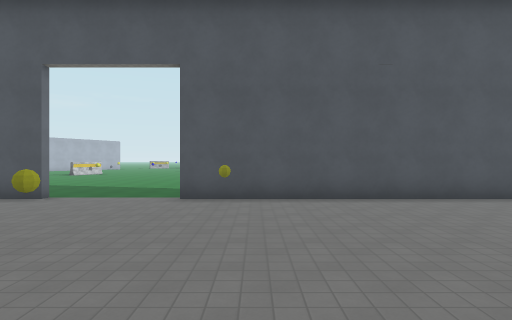
View 1 (above)

12 first-person views from a walk through a level from a Godot 3-D game. The camera is 1.2 m above the floor, looks level and sees 80° across. The floor is counted in squares, 2 m on a side. Each view is taken from the middle of a square. On the plan, view 1 faces up. The plan holds only what a view shows up to about 9 squares ahead; the rest is blank. The place goes on beyond the plan. Some surface patterns are stand-ins.

View 2
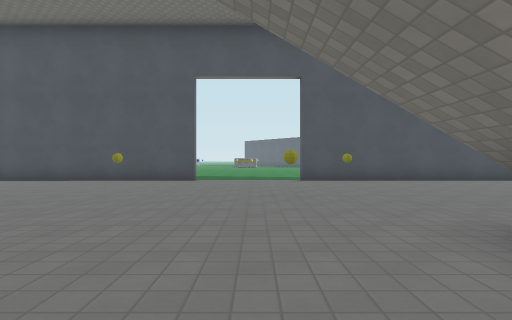

View 3
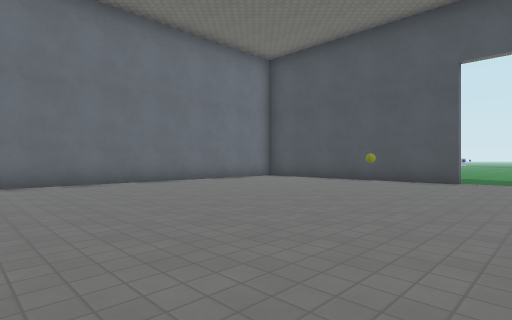

View 4
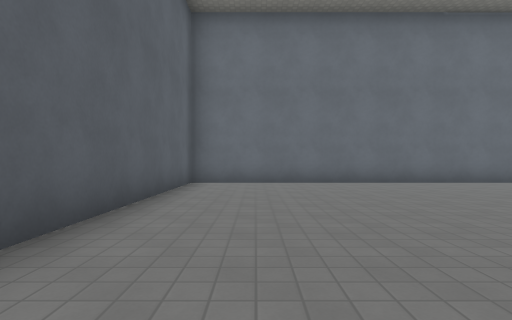

View 5
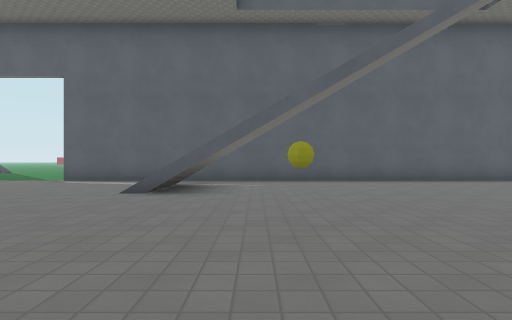

View 6
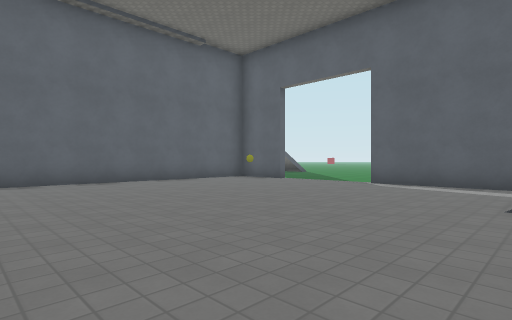

View 7
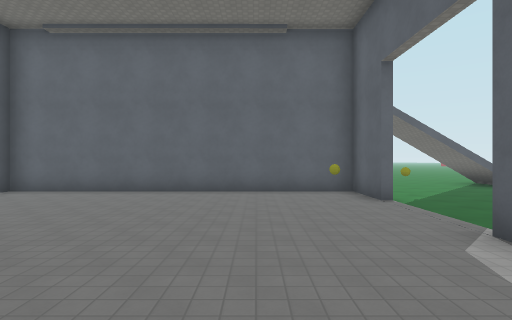

View 8
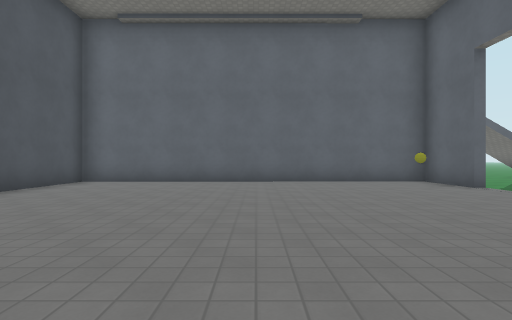

View 9
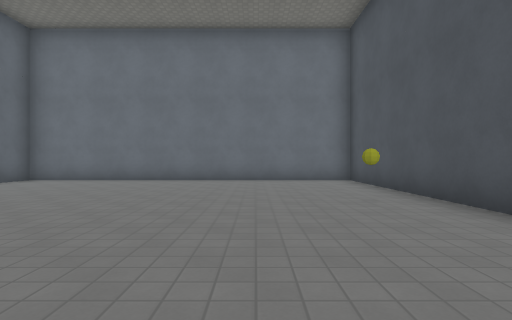

View 10
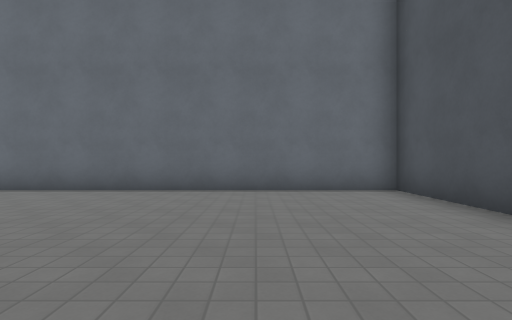

View 11
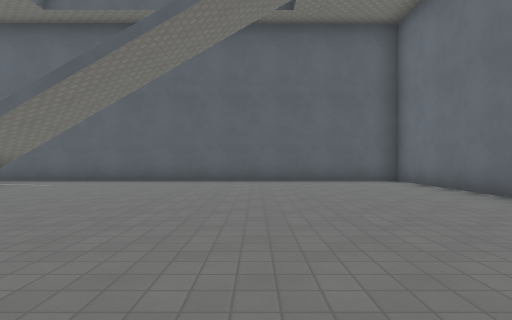

View 12
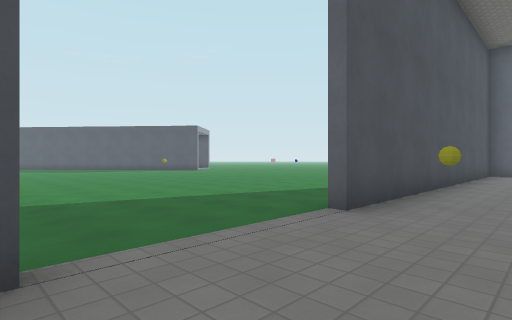

### Floor plan
Points are (right, up) in squares from view 1. A wall is a line through its corners. A room is listed if a view was taken in it or the views show most of it. See-through windows are left out.
Room 1 (views 1, 2, 3, 4, 5, 6, 7, 8, 9, 10, 11, 12)
walls: (-4.8, 6.8) (-11.1, 6.8) (-11.1, -2.7) (3.5, -2.7); (6.5, -2.7) (8.4, -2.7) (8.4, 6.8) (-1.8, 6.8)
ways out: opening at (-3, 7); opening at (5, -2)

Positions as (right, up) in squares from view 1, and headings:
1: (0, 0), facing up
2: (-3, -2), facing up
3: (-3, -2), facing up-left
4: (-3, -1), facing left
5: (-2, 6), facing down
6: (0, 5), facing down-right
7: (0, 0), facing right
8: (0, 2), facing right
9: (-2, 4), facing left
10: (-5, 4), facing left
11: (-7, 6), facing down
12: (-5, 5), facing up-right
